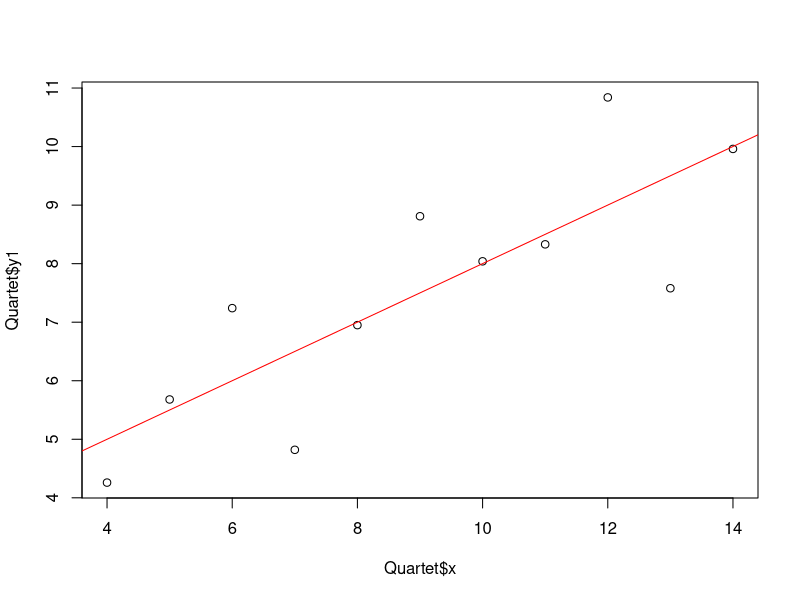
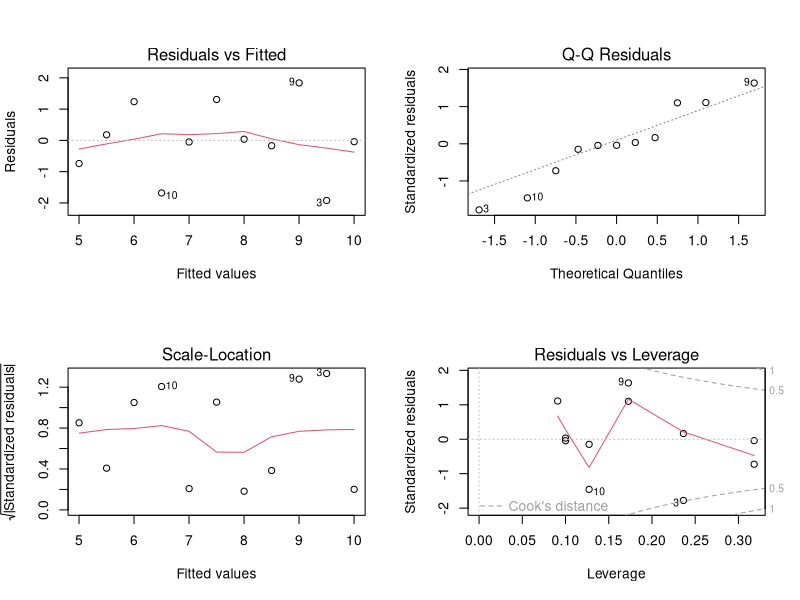
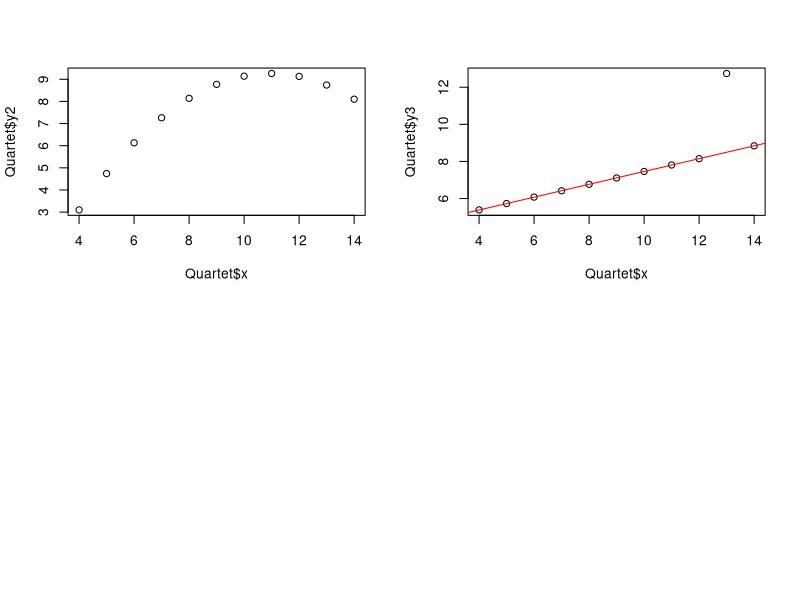

Generate these figures, in order, with R:
library(car)
data("Quartet")
plot(Quartet$x,Quartet$y1)
lmfit<-lm(y1~x,data = Quartet)
abline(lmfit,col="red")
newdata<-data.frame(x=c(3,6,15))
tes<-predict(lmfit,newdata,interval="predict")
par(mfrow=c(2,2))
plot(lmfit)

#多项式回归
plot(Quartet$x,Quartet$y2)
fit<-lm(Quartet$y2~Quartet$x+I(Quartet$x^2),data = Quartet)
summary(fit)

#使用rlm来生成稳健性回归模型，可以除掉孤立点的事情
library(MASS)
plot(Quartet$x,Quartet$y3)
fit1<-rlm(y3~x,data = Quartet)
abline(fit1,col="red")

#glm模型的使用
data("SLID")
lmfit_1<-glm(wages~age+sex+education,family = gaussian,data = SLID)
summary(lmfit_1)
lmfit_2<-lm(wages~age+sex+education,data = SLID)
anova(lmfit_1,lmfit_2)
